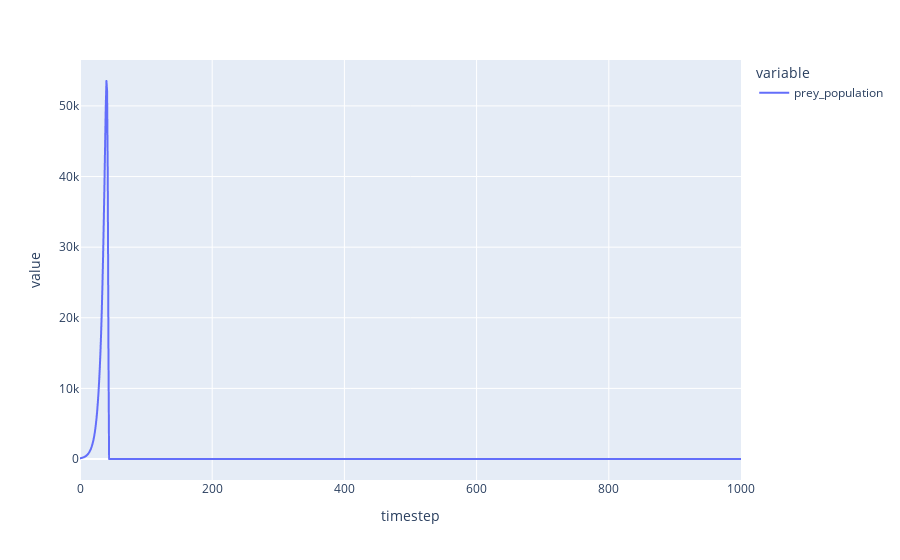
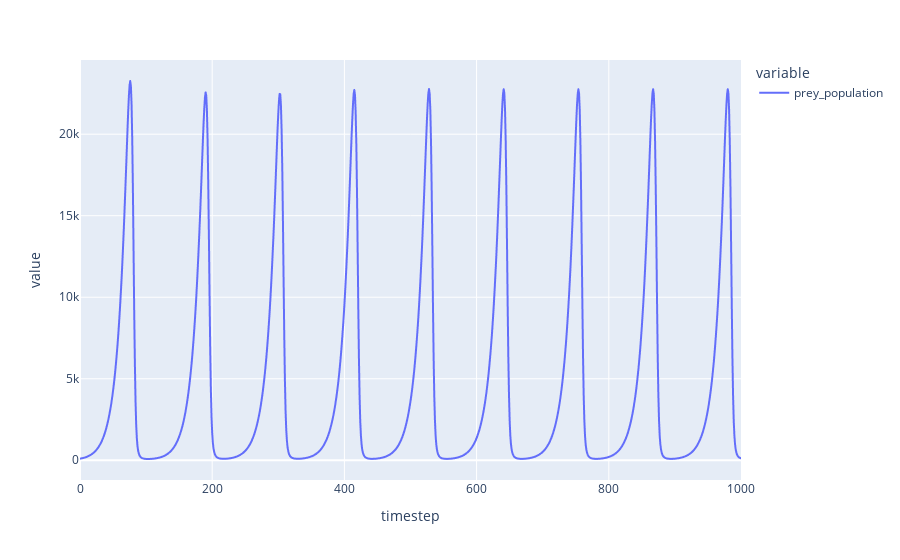

Write notebook code for charts like these, in order.
### Code cell
cadcad_gpt('plot the prey population column, change the prey reproduction rate to 1 and then plot the prey population column again ?')

### Figure 1 — Plotly figure (JSON) as saved in the notebook; plotly's stock layout.template omitted (floating-point values rounded to 4 significant figures; data arrays with more than 128 entries replaced by an {"elided": "..."} marker saying what was removed)
{"data": [{"hovertemplate": "variable=prey_population<br>timestep=%{x}<br>value=%{y}<extra></extra>", "legendgroup": "prey_population", "line": {"color": "#636efa", "dash": "solid"}, "mode": "lines", "name": "prey_population", "showlegend": true, "type": "scattergl", "x": {"elided": "1001 int values"}, "xaxis": "x", "y": {"elided": "1001 int values"}, "yaxis": "y"}], "layout": {"legend": {"title": {"text": "variable"}, "tracegroupgap": 0}, "margin": {"t": 60}, "xaxis": {"anchor": "y", "domain": [0, 1], "title": {"text": "timestep"}}, "yaxis": {"anchor": "x", "domain": [0, 1], "title": {"text": "value"}}}}

### Figure 2 — Plotly figure (JSON) as saved in the notebook; plotly's stock layout.template omitted (floating-point values rounded to 4 significant figures; data arrays with more than 128 entries replaced by an {"elided": "..."} marker saying what was removed)
{"data": [{"hovertemplate": "variable=prey_population<br>timestep=%{x}<br>value=%{y}<extra></extra>", "legendgroup": "prey_population", "line": {"color": "#636efa", "dash": "solid"}, "mode": "lines", "name": "prey_population", "showlegend": true, "type": "scattergl", "x": {"elided": "1001 int values"}, "xaxis": "x", "y": {"elided": "1001 int values"}, "yaxis": "y"}], "layout": {"legend": {"title": {"text": "variable"}, "tracegroupgap": 0}, "margin": {"t": 60}, "xaxis": {"anchor": "y", "domain": [0, 1], "title": {"text": "timestep"}}, "yaxis": {"anchor": "x", "domain": [0, 1], "title": {"text": "value"}}}}
